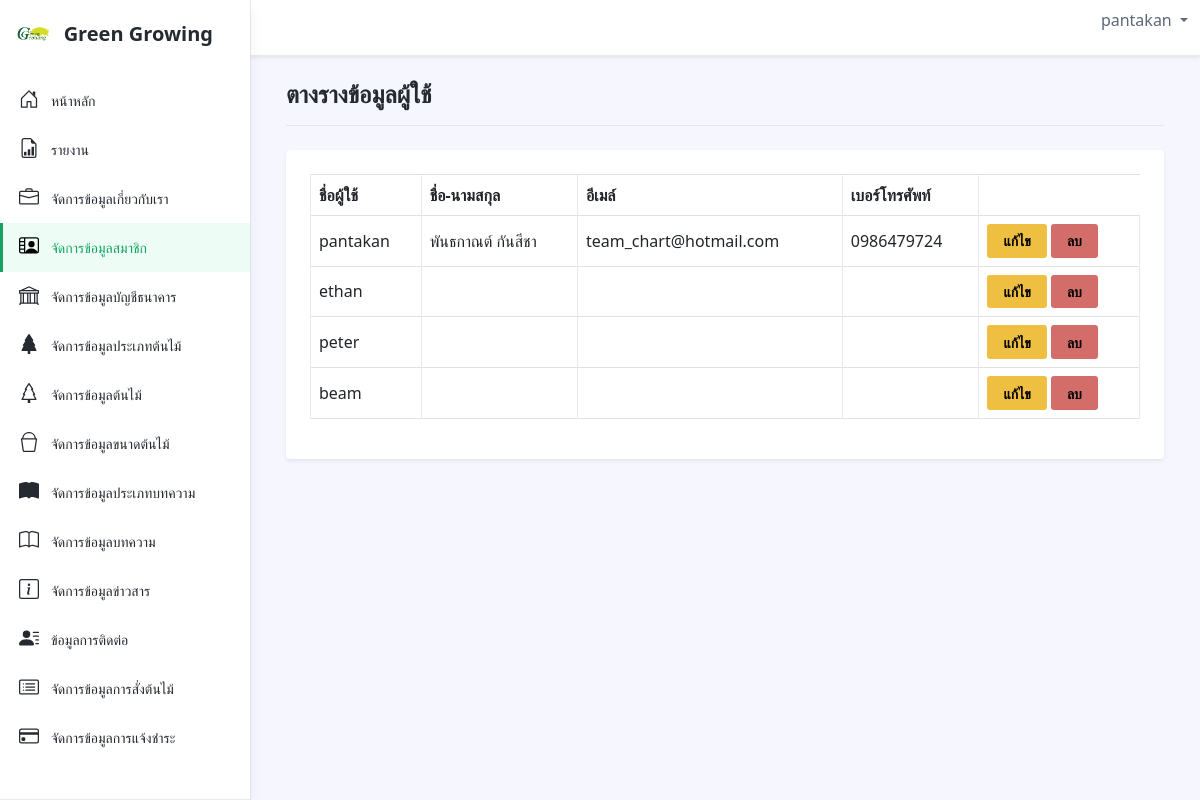
Screenshot of /admin/index.php?page=user (signed in) with the database file from the repository.
### tables this page shows
CREATE TABLE `db_member` (
  `m_id` int(11) NOT NULL,
  `m_username` varchar(100) NOT NULL,
  `m_password` varchar(100) NOT NULL,
  `m_email` varchar(100) NOT NULL,
  `m_name` varchar(100) NOT NULL,
  `m_lname` varchar(100) NOT NULL,
  `m_tel` varchar(12) NOT NULL
);

### admin/user/index.php (the view, shortened to what this page needs)
<?php
    $sql = "SELECT * FROM db_member";
    $query = mysqli_query($conn, $sql);
?>
<div class="row justify-content-between">
    <div class="col-auto">
        <h1 class="app-page-title mb-0">ตางรางข้อมูลผู้ใช้</h1>
    </div>
    <div class="col-auto">
    </div>
</div>
<hr class="mb-4">
<div class="row g-4 settings-section">
<div class="col-12 col-md-12">
    <div class="app-card app-card-settings shadow-sm p-4">
        <div class="app-card-body">
            <table class="table table-hover table-bordered" id="tableadmin">
                <thead >
                    <tr>
                        <th scope="col">ชื่อผู้ใช้</th>
                        <th scope="col">ชื่อ-นามสกุล</th>
                        <th scope="col">อีเมล์</th>
                        <th scope="col">เบอร์โทรศัพท์</th>
                    </tr>
                </thead>
                <tbody>
                    <?php foreach($query as $data):?>
                        <tr>
                            <td class="align-middle"><?=$data['m_username']?></td>
                            <td class="align-middle"><?=$data['m_name'].' '.$data['m_lname']?></td>
                            <td class="align-middle"><?=$data['m_email']?></td>
                            <td class="align-middle"><?=$data['m_tel']?></td>
                            <td class="align-middle">
                                <a href="?page=<?=$_GET['page']?>&function=update&id=<?=$data['m_id']?>" class="btn btn-sm btn-warning">แก้ไข</a>
                                <a href="?page=<?=$_GET['page']?>&function=delete&id=<?=$data['m_id']?>" onclick="return confirm('ลบผู้ใช้ <?=$data['m_username']?>?')"
                                class="btn btn-sm btn-danger">ลบ</a>
                            </td>
                        </tr>
                    <?php endforeach;?>
                </tbody>
             </table>
        </div>
    </div>
</div>
</div>

### rows the page displays
db_member: m_username "pantakan", m_name "พันธกาณต์", m_lname "กันสีชา", m_email "team_chart@hotmail.com", m_tel "0986479724"
db_member: m_username "ethan"
db_member: m_username "peter"
db_member: m_username "beam"

### other values shown
$_SESSION['user_login'] "pantakan"
